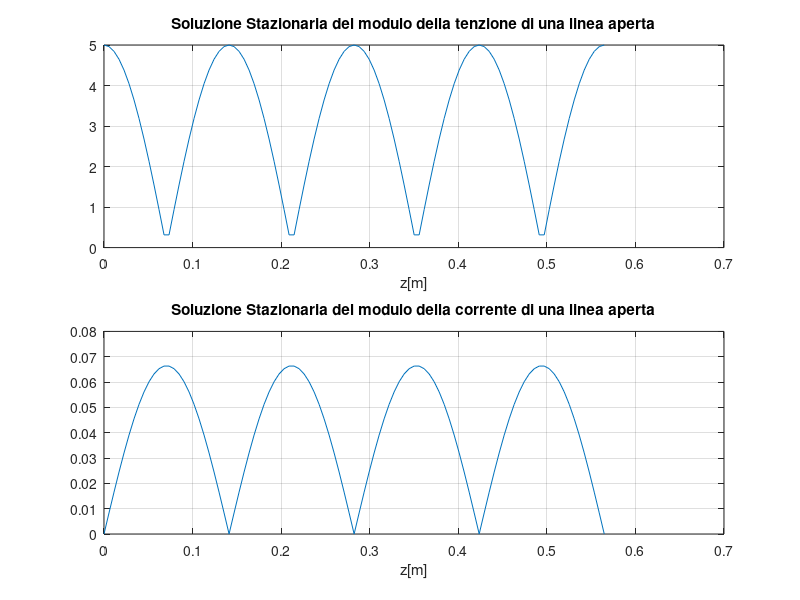
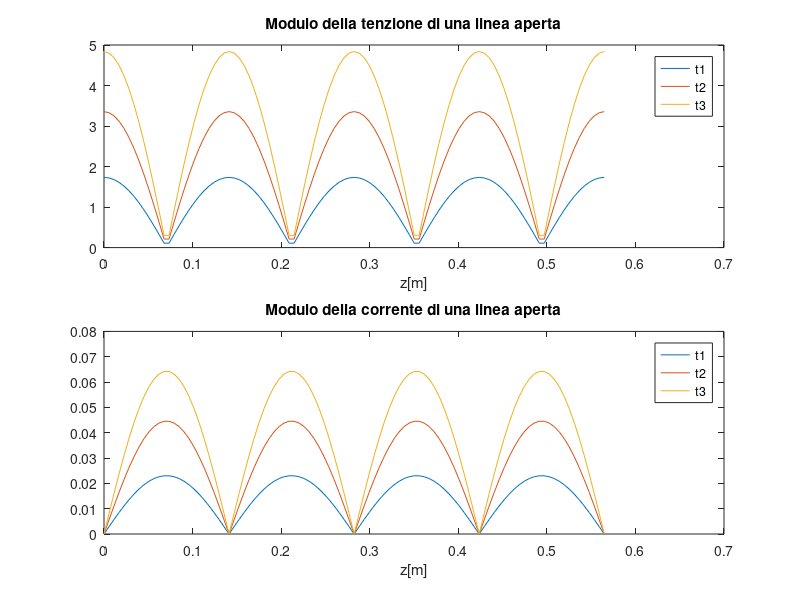
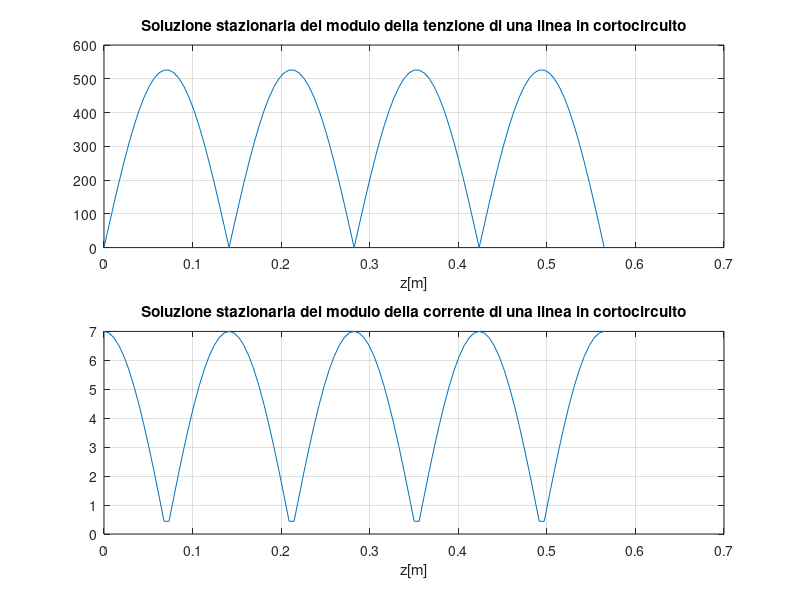
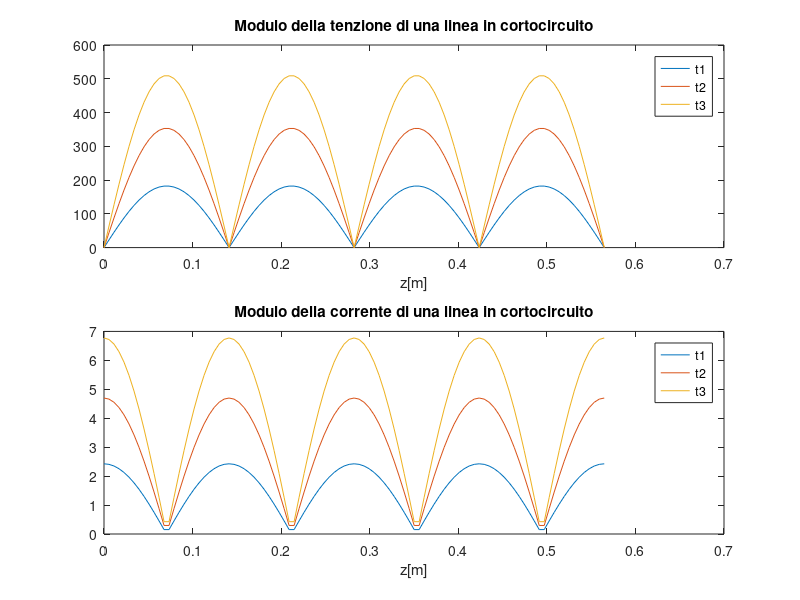

These figures' MATLAB source, in order:
clear all;
clc;
close all;



f=700e6;
omega=2*pi*f;
eps0=8.854e-12;
mu0=4*pi*1e-7;
%cavo H550A++
eps_r=2.3;
mu_r=1;
l=1;
raggio_e=5.5e-3;
raggio_i=0.82e-3;


C=(2*pi*eps0*eps_r)/log(raggio_e/raggio_i);
L=((mu0*mu_r*l)/(2*pi))*log(raggio_e/raggio_i);

z0=sqrt(L/C);
Vp=1/sqrt(L*C);
lambda=Vp/f;
T=1/f;
k=(2*pi)/lambda;
z=0:(lambda/50):2*lambda;

I0_A=0;
V0_A=5;

V_a=(V0_A*cos(k.*z))-(1i*z0*I0_A*sin(k.*z));
I_a=(I0_A*cos(k.*z))-(1i*(V0_A/z0)*sin(k.*z));
figure(1);
subplot(2,2,[1,2]);
plot(z,abs(V_a));
xlabel("z[m]");
grid on;
title("Soluzione Stazionaria del modulo della tenzione di una linea aperta");
subplot(2,2,[3,4]);
plot(z,abs(I_a));
xlabel("z[m]");
grid on;
title("Soluzione Stazionaria del modulo della corrente di una linea aperta");
t1=4;
t2=5;
t3=6;
v_1a=abs(real(exp(1i*4.39e9*t1).*abs(V_a)));
v_2a=abs(real(exp(1i*4.39e9*t2).*abs(V_a)));
v_3a=abs(real(exp(1i*4.39e9*t3).*abs(V_a)));
i_1a=abs(real(exp(1i*4.39e9*t1).*abs(I_a)));
i_2a=abs(real(exp(1i*4.39e9*t2).*abs(I_a)));
i_3a=abs(real(exp(1i*4.39e9*t3).*abs(I_a)));
figure(2);
title("Modulo della tensione e della corrente di una linea aperta")
subplot(2,2,[1,2]);
plot(z,v_1a);
hold on;
plot(z,v_2a);
hold on;
plot(z,v_3a);
xlabel("z[m]");
legend("t1","t2","t3");
title("Modulo della tenzione di una linea aperta");
subplot(2,2,[3,4]);
plot(z,i_1a);
hold on;
plot(z,i_2a);
hold on;
plot(z,i_3a);
xlabel("z[m]");
legend("t1","t2","t3");
title("Modulo della corrente di una linea aperta");
%inizializzo V0 e I0 di una linea in cortocircuito
V0_C=0;
I0_C=7;

V_c=(V0_C*cos(k.*z))-(1i*z0*I0_C*sin(k.*z));
I_c=(I0_C*cos(k.*z))-(1i*(V0_C/z0)*sin(k.*z));
figure(3);
subplot(2,2,[1,2]);
plot(z,abs(V_c));
xlabel("z[m]");
grid on;
title("Soluzione stazionaria del modulo della tenzione di una linea in cortocircuito");
subplot(2,2,[3,4]);
plot(z,abs(I_c));
xlabel("z[m]");
grid on;
title("Soluzione stazionaria del modulo della corrente di una linea in cortocircuito");
v_1c=abs(real(exp(1i*4.39e9*t1).*abs(V_c)));
v_2c=abs(real(exp(1i*4.39e9*t2).*abs(V_c)));
v_3c=abs(real(exp(1i*4.39e9*t3).*abs(V_c)));
i_1c=abs(real(exp(1i*4.39e9*t1).*abs(I_c)));
i_2c=abs(real(exp(1i*4.39e9*t2).*abs(I_c)));
i_3c=abs(real(exp(1i*4.39e9*t3).*abs(I_c)));
figure(4);
title("Modulo della tensione e della corrente di una linea in cortocircuito")
subplot(2,2,[1,2]);
plot(z,v_1c);
hold on;
plot(z,v_2c);
hold on;
plot(z,v_3c);
xlabel("z[m]");
legend("t1","t2","t3");
title("Modulo della tenzione di una linea in cortocircuito");
xlabel("z[m]");
subplot(2,2,[3,4]);
plot(z,i_1c);
hold on;
plot(z,i_2c);
hold on;
plot(z,i_3c);
xlabel("z[m]");
legend("t1","t2","t3");
title("Modulo della corrente di una linea in cortocircuito");
